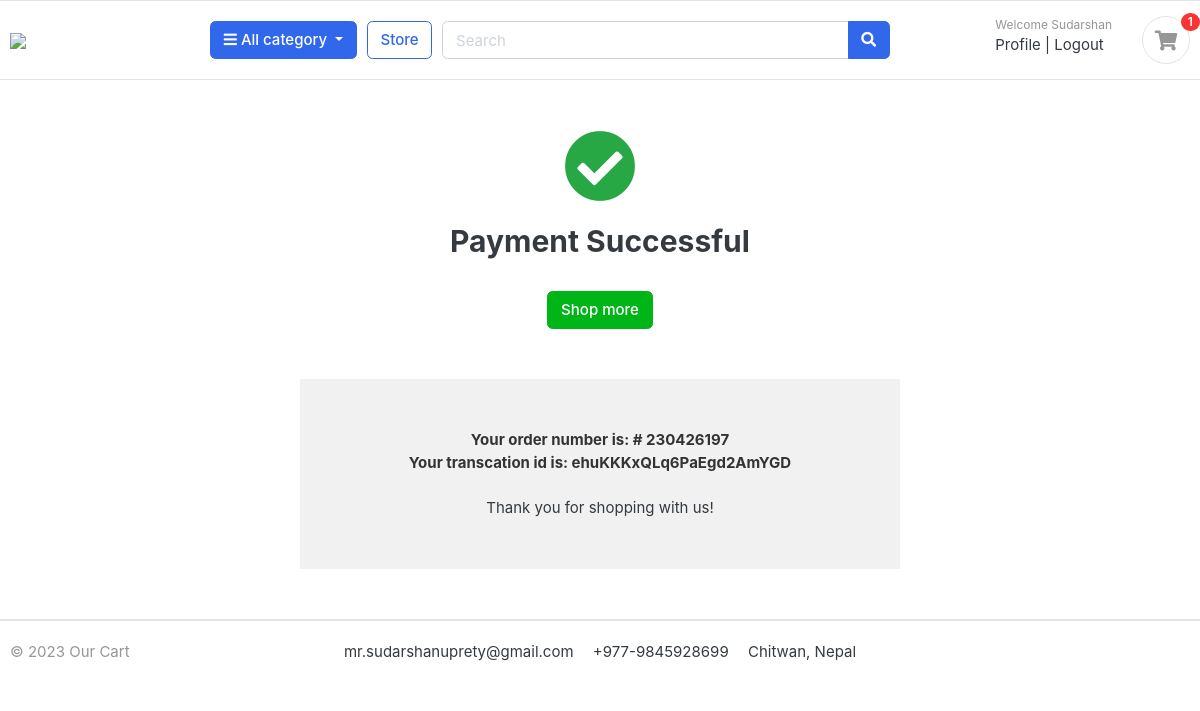
Page /orders/order_complete/ (signed in) on the earlier database version.
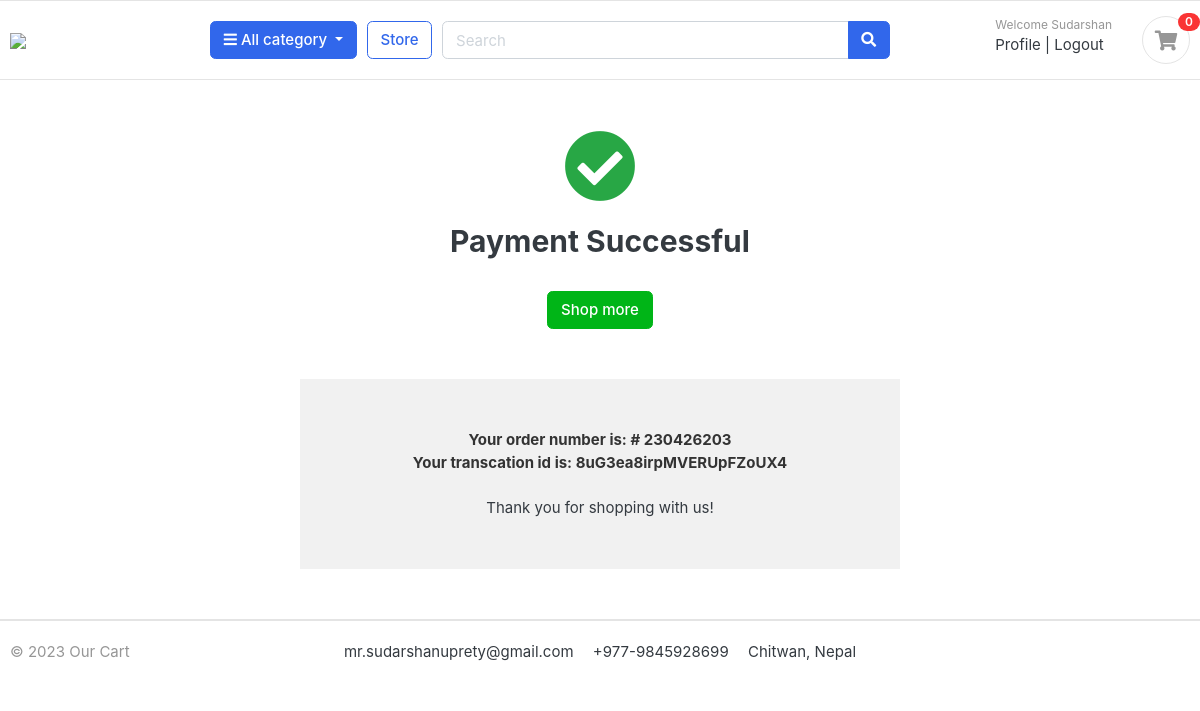
Same page on the later database version.
### orders/models.py (models this page shows, shortened)
class Order(models.Model):
    STATUS = (
        ('New', 'New'),
        ('Accepted', 'Accepted'),
        ('Completed', 'Completed'),
        ('Cancelled', 'Cancelled'),
    )
    user = models.ForeignKey(Account, on_delete=models.SET_NULL, null=True)
    payment = models.ForeignKey(Payment, on_delete=models.SET_NULL, null=True, blank=True)
    order_number = models.CharField(max_length=20)
    first_name = models.CharField(max_length=50)
    last_name = models.CharField(max_length=50)
    phone = models.CharField(max_length=15)
    email = models.EmailField(max_length=50)
    address_line_1 = models.CharField(max_length=50)
    address_line_2 = models.CharField(max_length=50, blank=True)
    state = models.CharField(max_length=50)
    city = models.CharField(max_length=50)
    order_note = models.CharField(max_length=100, blank=True)
    order_total = models.FloatField()
    tax = models.FloatField()
    status = models.CharField(max_length=10, choices=STATUS, default='New')
    is_ordered = models.BooleanField(default=False)
    created_at = models.DateTimeField(auto_now_add=True)
    updated_at = models.DateTimeField(auto_now=True)

class Payment(models.Model):
    user = models.ForeignKey(Account, on_delete=models.CASCADE)
    payment_id = models.CharField(max_length=100)
    payment_method = models.CharField(max_length=100)
    amount_paid = models.CharField(max_length=100)
    status = models.CharField(max_length=100)
    created_at = models.DateTimeField(auto_now_add=True)

### orders/views.py (the view)
# urls.py: path('order_complete/',views.order_complete,name='order_complete'),
def order_complete(request):
    order = Order.objects.filter(user=request.user, is_ordered=True).order_by('-created_at').first()
    payment=Payment.objects.filter(user=request.user).order_by("-created_at").first()
    context = {'order': order,'payment':payment}
    return render(request, 'orders/order_complete.html', context)

### carts/context_processor.py (called while the page is built)
def counter(request):
    cart_count=0
    if 'admin' in request.path:
        return {}
    else:
        try:
            cart=Cart.objects.filter(cart_id=_cart_id(request))
            if request.user.is_authenticated:
                cart_items=CartItem.objects.all().filter(user=request.user)
            else:
                cart_items=CartItem.objects.all().filter(cart=cart[:1])
            for cart_item in cart_items:
                cart_count+=cart_item.quantity
        except Cart.DoesNotExist:
            cart_count=0
    return dict(cart_count=cart_count)

### carts/views.py (called while the page is built)
def _cart_id(request):  # this function will get the cart id and will use that cart id in add_cart function
    cart = request.session.session_key
    if not cart:
        cart = request.session.create()
    return cart

### category/context_processors.py (called while the page is built)
def menu_links(request):
    links=Category.objects.all()
    return dict(links=links)

### category/models.py (called while the page is built)
    def get_url(self):
        return reverse('products_by_categories',args=[self.slug])

### templates/orders/order_complete.html
{% extends 'base.html' %}
{% load static %}
{% block content %}
<div class="container" style="margin-top: 50px;">
  <center><i class="fas fa-check-circle" style="font-size: 72px;margin-bottom: 20px;color: #28A745;"></i></center>
  <h2 class="text-center">Payment Successful</h2>
  <br>
  <div class="text-center">
    <a href="{% url 'store' %}" class="btn btn-success">Shop more</a>
  </div>
</div>
<div class="container" style="margin: 0 auto;width: 50%;padding: 50px;background: #f1f1f1;margin-top: 50px;margin-bottom: 50px;">
    <div class="row invoice row-printable">
      <div class="col-md-12">
        <div class="panel panel-default plain" id="dash_0">
          <div class="panel-body p30">
            <div class="row">
              <div class="col-lg-12">
                <div class="invoice-footer mt25">
                  <p class="text-center" style="font-weight: bold; color: #333;">Your order number is: # {{order.order_number}}</p>
                </div>
                <div class="invoice-footer mt25">
                    <p class="text-center" style="font-weight: bold; color: #333;">Your transcation id is: {{payment.payment_id}}</p>
                  </div>
                  <br>
                <div class="invoice-footer mt25">
                  <p class="text-center">Thank you for shopping with us!</p>
                </div>
              </div>
            </div>
          </div>
        </div>
      </div>
    </div>
  </div>
{%endblock%}

### templates/includes/navbar.html (shortened to what this page needs)
{%load static%}
<header class="section-header">
    <section class="header-main border-bottom">
        <div class="container">
    <div class="row align-items-center">
        <div class="col-lg-2 col-md-3 col-6">
            <a href="{%url 'home'%}" class="brand-wrap">
                <img class="logo" src="https://pbs.twimg.com/media/FutpaMIacAAhOjN?format=png&name=small">
            </a>
        </div>
        <div class="col-lg col-sm col-md col-6 flex-grow-0">
            <div class="category-wrap dropdown d-inline-block float-right">
                <button type="button" class="btn btn-primary dropdown-toggle" data-toggle="dropdown">
                    <i class="fa fa-bars"></i> All category
                </button>
            </div>
        </div>
        <a href="{%url 'store'%}" class="btn btn-outline-primary">Store</a>
        <div class="col-lg  col-md-6 col-sm-12 col">
            <form action="{%url 'search'%}" class="search" method="GET">
                <div class="input-group w-100">
                    <input type="text" class="form-control" style="width:60%;" placeholder="Search" name="keyword">
                    <div class="input-group-append">
                      <button class="btn btn-primary" type="submit">
                        <i class="fa fa-search"></i>
                      </button>
                    </div>
                </div>
            </form>
        </div>
        <div class="col-lg-3 col-sm-6 col-8 order-2 order-lg-3">
                    <div class="d-flex justify-content-end mb-3 mb-lg-0">
                        {%if user.id is None%}
                        <div class="widget-header">
                            <small class="title text-muted">Welcome guest!</small>
                            <div>
                                <a href="{%url 'login'%}">Sign in</a> <span class="dark-transp"> | </span>
                                <a href="{%url 'register'%}"> Register</a>
                            </div>
                        </div>
                        {%else%}
                        <div class="widget-header">
                            <small class="title text-muted">Welcome {{user.first_name}}</small>
                            <div>
                                <a href="{%url 'dashboard'%}">Profile</a> <span class="dark-transp"> | </span>
                                <a href="{%url 'logout'%}"> Logout</a>
                            </div>
                        </div>
                        {%endif%}
                        <a href="{%url 'cart'%}" class="widget-header pl-3 ml-3">
                            <div class="icon icon-sm rounded-circle border"><i class="fa fa-shopping-cart"></i></div>
                            <span class="badge badge-pill badge-danger notify">{{cart_count}}</span>
                        </a>
                    </div>
                </div>
    </div>
        </div>
    </section>
    </header>

Differences in the rows shown:
no longer on this page (row unchanged): Order: order_number "230426197"
no longer on this page (row unchanged): Payment: payment_id "ehuKKKxQLq6PaEgd2AmYGD"
added Order: order_number "230426203"
added Payment: payment_id "8uG3ea8irpMVERUpFZoUX4"
Other differences:
{{ cart_count }}: "1" → "0"
